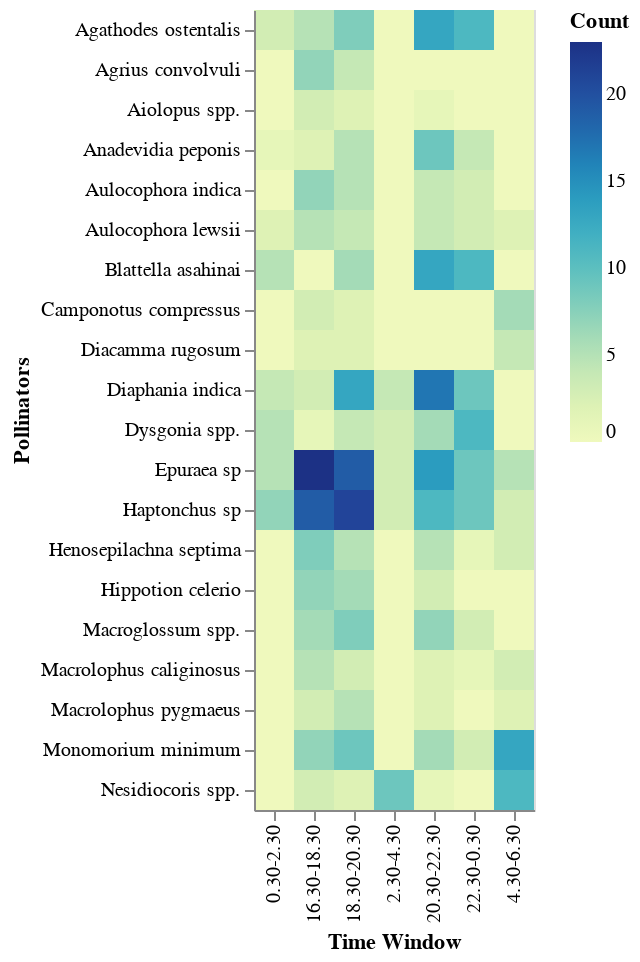

Notebook source saved alongside this figure:
### Code cell
import altair as alt

df2_melted = df2.melt(id_vars=['Pollinators'], value_vars=['16.30-18.30', '18.30-20.30', '20.30-22.30', '22.30-0.30', '0.30-2.30', '2.30-4.30', '4.30-6.30'],
                      var_name='Time Window', value_name='Count')

alt.Chart(df2_melted).mark_rect().encode(
    x='Time Window:O',
    y='Pollinators:O',
    color='Count:Q'
)

### Figure 1 — Vega-Lite specification as saved in the notebook (floating-point values rounded to 4 significant figures; data arrays with more than 128 entries replaced by an {"elided": "..."} marker saying what was removed)
{"config": {"view": {"continuousWidth": 400, "continuousHeight": 300}}, "data": {"name": "data-d7f2737ba107d67b09befa515058ba8d"}, "mark": "rect", "encoding": {"color": {"field": "Count", "type": "quantitative"}, "x": {"field": "Time Window", "type": "ordinal"}, "y": {"field": "Pollinators", "type": "ordinal"}}, "$schema": "https://vega.github.io/schema/vega-lite/v4.17.0.json", "datasets": {"data-d7f2737ba107d67b09befa515058ba8d": {"elided": "140 records"}}}
